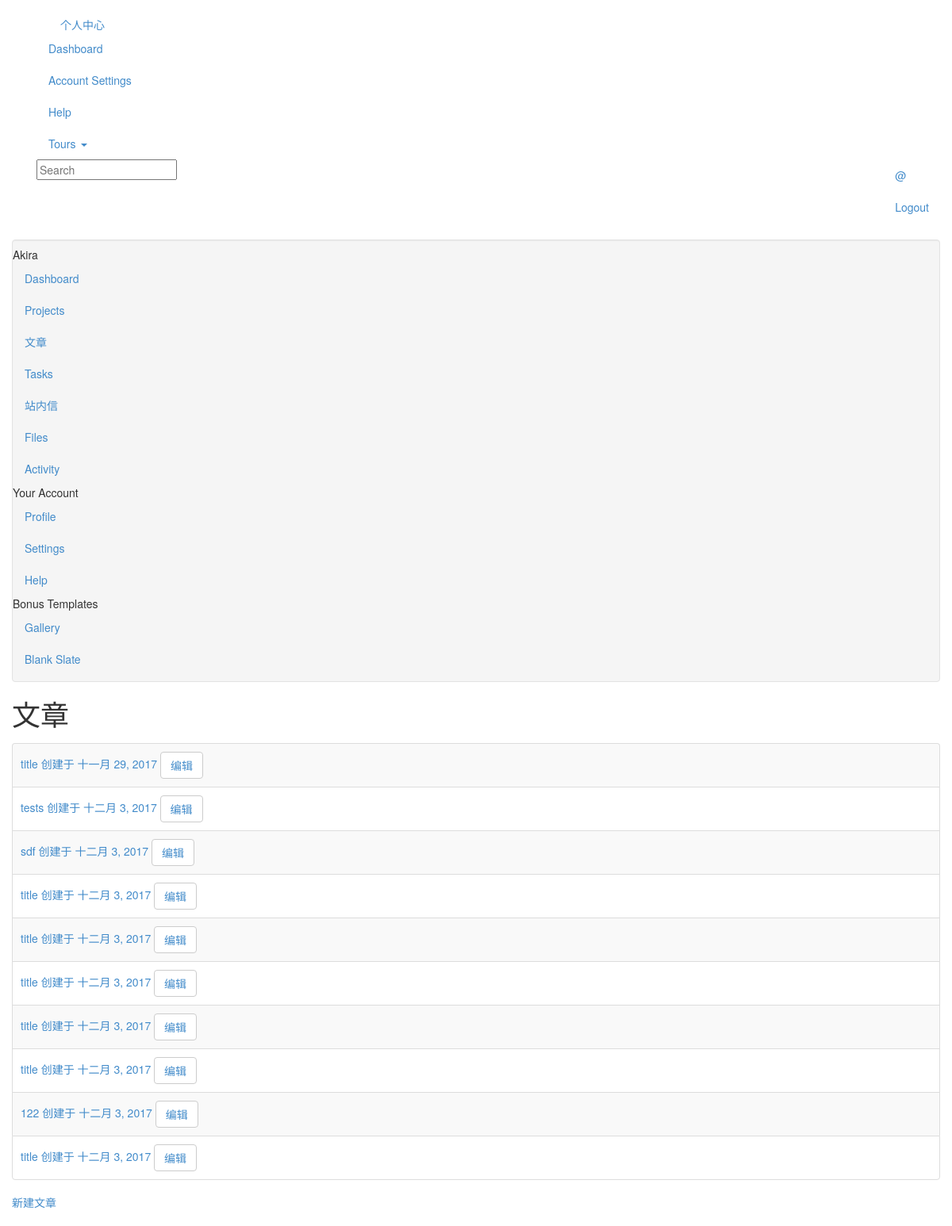
/about/article/, run on the app's committed database.
### apps/blog/models.py (models this page shows, shortened)
class Article(models.Model):
    STATUS_CHOICES = (
        ('draft', 'Draft'),
        ('published', 'Published'),
    )
    articleauthor = UserProfile.objects.all()
    ARTICLE_AUTHOR_CHOICES = [(str(user), str(user)) for user in articleauthor]
    title = models.CharField(max_length=70,
                             default="title",
                             verbose_name="标题")
    content = RichTextField(verbose_name="内容")
    tags = TaggableManager()
    slug = models.SlugField(max_length=250,
                            unique_for_date='publish')
    publish = models.DateTimeField(default=timezone.now)
    created_time = models.DateField(auto_now_add=True)
    modified_time = models.DateTimeField(auto_now=True)
    excerpt = models.CharField(max_length=200, blank=True)
    category = models.ForeignKey(Category,
                                 blank=True,
                                 null=True)
    author = models.CharField(choices=ARTICLE_AUTHOR_CHOICES,
                              default='',
                              max_length=30)
    status = models.CharField(max_length=10,
                              choices=STATUS_CHOICES,
                              default='draft')
    class Meta:
        ordering = ('created_time',)
        verbose_name = u"文章"
        verbose_name_plural = verbose_name

### apps/about/views.py (the view)
# urls.py: url(r'article/$', views.about_article, name='article'),
def about_article(request):
    username = request.user.username
    user_article = Article.objects.filter(author=username)
    context = {
        'user_article': user_article,
    }
    return render(request,
                  'profile/article.html',
                  context)

### apps/cart/context_processors.py (called while the page is built)
def cart(request):
    return {'cart': Cart(request)}

### apps/about/templates/profile/article.html (shortened to what this page needs)
{% extends "base_profile.html" %}
{% load staticfiles %}
{% block content %}
<div class="span9">
    <h1>
        文章
    </h1>
    <ul class="tasks zebra-list">
        {% for article in user_article %}
        <li>
            <a href="{% url 'blog:article_page' article.id %}">{{ article.title }}  创建于 {{ article.created_time }}</a>
            <button type="button" class="btn btn-default"><a href="{% url 'about:article_edit' article.id %}">编辑</a></button>
        </li>
        {% endfor %}
    </ul>
    <a class="toggle-link" href="#new-task">新建文章</a>
{% endblock %}

### static/css/site.css (style rules this page uses)
body { padding-top:20px; padding-bottom:20px; }
h1 { padding-bottom:0.2em; }
.tasks { margin:0; padding:0; }
.tasks li { list-style-type:none; padding-bottom:0.3em; }
.zebra-list { margin:0 0 18px 0; padding:0; }
.zebra-list li { border:1px solid #DDD; padding:10px; border-bottom:none; }
.zebra-list li:nth-child(odd) { background-color:#F9F9F9; }
.zebra-list li:first-child { -webkit-border-radius:4px 4px 0 0; -moz-border-radius:4px 4px 0 0; border-radius:4px 4px 0 0; }
.zebra-list li:last-child { border-bottom:1px solid #DDD; -webkit-border-radius:0 0 4px 4px; -moz-border-radius:0 0 4px 4px; border-radius:0 0 4px 4px; }

### data on the page
Article: title "title", created_time "十一月 29, 2017"
Article: title "tests", created_time "十二月 3, 2017"
Article: title "sdf", created_time "十二月 3, 2017"
Article: title "title", created_time "十二月 3, 2017"
Article: title "title", created_time "十二月 3, 2017"
Article: title "title", created_time "十二月 3, 2017"
Article: title "title", created_time "十二月 3, 2017"
Article: title "title", created_time "十二月 3, 2017"
Article: title "122", created_time "十二月 3, 2017"
Article: title "title", created_time "十二月 3, 2017"
